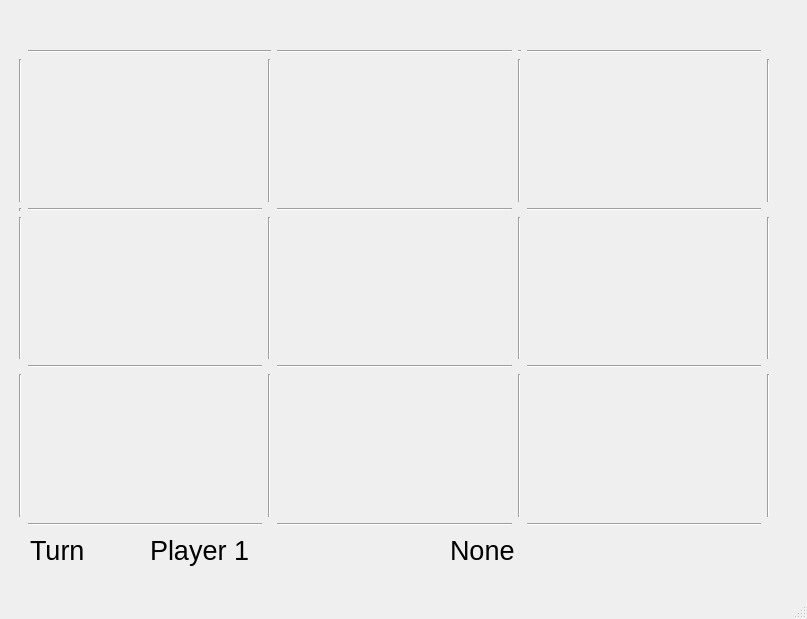
<?xml version="1.0" encoding="UTF-8"?>
<ui version="4.0">
 <class>TicTacToegame</class>
 <widget class="QMainWindow" name="TicTacToegame">
  <property name="geometry">
   <rect>
    <x>0</x>
    <y>0</y>
    <width>807</width>
    <height>619</height>
   </rect>
  </property>
  <property name="windowTitle">
   <string>TicTacToegame</string>
  </property>
  <widget class="QWidget" name="centralwidget">
   <widget class="QWidget" name="gridLayoutWidget">
    <property name="geometry">
     <rect>
      <x>19</x>
      <y>50</y>
      <width>751</width>
      <height>476</height>
     </rect>
    </property>
    <layout class="QGridLayout" name="gridLayout">
     <item row="3" column="0">
      <widget class="Line" name="line_25">
       <property name="orientation">
        <enum>Qt::Vertical</enum>
       </property>
      </widget>
     </item>
     <item row="1" column="6">
      <widget class="Line" name="line_21">
       <property name="orientation">
        <enum>Qt::Vertical</enum>
       </property>
      </widget>
     </item>
     <item row="1" column="1">
      <widget class="QPushButton" name="pushButton_1">
       <property name="sizePolicy">
        <sizepolicy hsizetype="Expanding" vsizetype="Expanding">
         <horstretch>0</horstretch>
         <verstretch>0</verstretch>
        </sizepolicy>
       </property>
       <property name="font">
        <font>
         <pointsize>60</pointsize>
        </font>
       </property>
       <property name="text">
        <string/>
       </property>
       <property name="flat">
        <bool>true</bool>
       </property>
      </widget>
     </item>
     <item row="5" column="1">
      <widget class="QPushButton" name="pushButton_7">
       <property name="sizePolicy">
        <sizepolicy hsizetype="Expanding" vsizetype="Expanding">
         <horstretch>0</horstretch>
         <verstretch>0</verstretch>
        </sizepolicy>
       </property>
       <property name="font">
        <font>
         <pointsize>60</pointsize>
        </font>
       </property>
       <property name="text">
        <string/>
       </property>
       <property name="flat">
        <bool>true</bool>
       </property>
      </widget>
     </item>
     <item row="2" column="0">
      <widget class="Line" name="line_12">
       <property name="orientation">
        <enum>Qt::Vertical</enum>
       </property>
      </widget>
     </item>
     <item row="3" column="4">
      <widget class="Line" name="line_16">
       <property name="orientation">
        <enum>Qt::Vertical</enum>
       </property>
      </widget>
     </item>
     <item row="5" column="5">
      <widget class="QPushButton" name="pushButton_9">
       <property name="sizePolicy">
        <sizepolicy hsizetype="Expanding" vsizetype="Expanding">
         <horstretch>0</horstretch>
         <verstretch>0</verstretch>
        </sizepolicy>
       </property>
       <property name="font">
        <font>
         <pointsize>60</pointsize>
        </font>
       </property>
       <property name="text">
        <string/>
       </property>
       <property name="flat">
        <bool>true</bool>
       </property>
      </widget>
     </item>
     <item row="5" column="0">
      <widget class="Line" name="line_11">
       <property name="orientation">
        <enum>Qt::Vertical</enum>
       </property>
      </widget>
     </item>
     <item row="1" column="0">
      <widget class="Line" name="line_13">
       <property name="orientation">
        <enum>Qt::Vertical</enum>
       </property>
      </widget>
     </item>
     <item row="3" column="2">
      <widget class="Line" name="line_15">
       <property name="orientation">
        <enum>Qt::Vertical</enum>
       </property>
      </widget>
     </item>
     <item row="6" column="5">
      <widget class="Line" name="line_9">
       <property name="orientation">
        <enum>Qt::Horizontal</enum>
       </property>
      </widget>
     </item>
     <item row="3" column="1">
      <widget class="QPushButton" name="pushButton_4">
       <property name="sizePolicy">
        <sizepolicy hsizetype="Expanding" vsizetype="Expanding">
         <horstretch>0</horstretch>
         <verstretch>0</verstretch>
        </sizepolicy>
       </property>
       <property name="font">
        <font>
         <pointsize>60</pointsize>
        </font>
       </property>
       <property name="text">
        <string/>
       </property>
       <property name="flat">
        <bool>true</bool>
       </property>
      </widget>
     </item>
     <item row="3" column="6">
      <widget class="Line" name="line_20">
       <property name="orientation">
        <enum>Qt::Vertical</enum>
       </property>
      </widget>
     </item>
     <item row="1" column="3">
      <widget class="QPushButton" name="pushButton_2">
       <property name="sizePolicy">
        <sizepolicy hsizetype="Expanding" vsizetype="Expanding">
         <horstretch>0</horstretch>
         <verstretch>0</verstretch>
        </sizepolicy>
       </property>
       <property name="font">
        <font>
         <pointsize>60</pointsize>
        </font>
       </property>
       <property name="text">
        <string/>
       </property>
       <property name="flat">
        <bool>true</bool>
       </property>
      </widget>
     </item>
     <item row="5" column="6">
      <widget class="Line" name="line_19">
       <property name="orientation">
        <enum>Qt::Vertical</enum>
       </property>
      </widget>
     </item>
     <item row="0" column="3">
      <widget class="Line" name="line_23">
       <property name="orientation">
        <enum>Qt::Horizontal</enum>
       </property>
      </widget>
     </item>
     <item row="0" column="4">
      <widget class="Line" name="line_24">
       <property name="orientation">
        <enum>Qt::Horizontal</enum>
       </property>
      </widget>
     </item>
     <item row="6" column="3">
      <widget class="Line" name="line_8">
       <property name="orientation">
        <enum>Qt::Horizontal</enum>
       </property>
      </widget>
     </item>
     <item row="3" column="3">
      <widget class="QPushButton" name="pushButton_5">
       <property name="sizePolicy">
        <sizepolicy hsizetype="Expanding" vsizetype="Expanding">
         <horstretch>0</horstretch>
         <verstretch>0</verstretch>
        </sizepolicy>
       </property>
       <property name="font">
        <font>
         <pointsize>60</pointsize>
        </font>
       </property>
       <property name="text">
        <string/>
       </property>
       <property name="flat">
        <bool>true</bool>
       </property>
      </widget>
     </item>
     <item row="1" column="2">
      <widget class="Line" name="line_14">
       <property name="orientation">
        <enum>Qt::Vertical</enum>
       </property>
      </widget>
     </item>
     <item row="1" column="4">
      <widget class="Line" name="line_18">
       <property name="orientation">
        <enum>Qt::Vertical</enum>
       </property>
      </widget>
     </item>
     <item row="3" column="5">
      <widget class="QPushButton" name="pushButton_6">
       <property name="sizePolicy">
        <sizepolicy hsizetype="Expanding" vsizetype="Expanding">
         <horstretch>0</horstretch>
         <verstretch>0</verstretch>
        </sizepolicy>
       </property>
       <property name="font">
        <font>
         <pointsize>60</pointsize>
        </font>
       </property>
       <property name="text">
        <string/>
       </property>
       <property name="flat">
        <bool>true</bool>
       </property>
      </widget>
     </item>
     <item row="5" column="4">
      <widget class="Line" name="line_17">
       <property name="orientation">
        <enum>Qt::Vertical</enum>
       </property>
      </widget>
     </item>
     <item row="2" column="5">
      <widget class="Line" name="line_3">
       <property name="orientation">
        <enum>Qt::Horizontal</enum>
       </property>
      </widget>
     </item>
     <item row="6" column="1">
      <widget class="Line" name="line_7">
       <property name="orientation">
        <enum>Qt::Horizontal</enum>
       </property>
      </widget>
     </item>
     <item row="4" column="1">
      <widget class="Line" name="line_4">
       <property name="orientation">
        <enum>Qt::Horizontal</enum>
       </property>
      </widget>
     </item>
     <item row="1" column="5">
      <widget class="QPushButton" name="pushButton_3">
       <property name="sizePolicy">
        <sizepolicy hsizetype="Expanding" vsizetype="Expanding">
         <horstretch>0</horstretch>
         <verstretch>0</verstretch>
        </sizepolicy>
       </property>
       <property name="font">
        <font>
         <pointsize>60</pointsize>
        </font>
       </property>
       <property name="text">
        <string/>
       </property>
       <property name="flat">
        <bool>true</bool>
       </property>
      </widget>
     </item>
     <item row="0" column="5">
      <widget class="Line" name="line_26">
       <property name="orientation">
        <enum>Qt::Horizontal</enum>
       </property>
      </widget>
     </item>
     <item row="5" column="2">
      <widget class="Line" name="line_10">
       <property name="orientation">
        <enum>Qt::Vertical</enum>
       </property>
      </widget>
     </item>
     <item row="2" column="3">
      <widget class="Line" name="line_2">
       <property name="orientation">
        <enum>Qt::Horizontal</enum>
       </property>
      </widget>
     </item>
     <item row="4" column="5">
      <widget class="Line" name="line_6">
       <property name="orientation">
        <enum>Qt::Horizontal</enum>
       </property>
      </widget>
     </item>
     <item row="5" column="3">
      <widget class="QPushButton" name="pushButton_8">
       <property name="sizePolicy">
        <sizepolicy hsizetype="Expanding" vsizetype="Expanding">
         <horstretch>0</horstretch>
         <verstretch>0</verstretch>
        </sizepolicy>
       </property>
       <property name="font">
        <font>
         <pointsize>60</pointsize>
        </font>
       </property>
       <property name="text">
        <string/>
       </property>
       <property name="flat">
        <bool>true</bool>
       </property>
      </widget>
     </item>
     <item row="0" column="1" colspan="2">
      <widget class="Line" name="line_22">
       <property name="orientation">
        <enum>Qt::Horizontal</enum>
       </property>
      </widget>
     </item>
     <item row="4" column="3">
      <widget class="Line" name="line_5">
       <property name="orientation">
        <enum>Qt::Horizontal</enum>
       </property>
      </widget>
     </item>
     <item row="2" column="1">
      <widget class="Line" name="line">
       <property name="orientation">
        <enum>Qt::Horizontal</enum>
       </property>
      </widget>
     </item>
    </layout>
   </widget>
   <widget class="QLabel" name="label">
    <property name="geometry">
     <rect>
      <x>30</x>
      <y>520</y>
      <width>81</width>
      <height>61</height>
     </rect>
    </property>
    <property name="font">
     <font>
      <pointsize>20</pointsize>
     </font>
    </property>
    <property name="text">
     <string>Turn</string>
    </property>
   </widget>
   <widget class="QLabel" name="label_2">
    <property name="geometry">
     <rect>
      <x>150</x>
      <y>520</y>
      <width>241</width>
      <height>61</height>
     </rect>
    </property>
    <property name="font">
     <font>
      <pointsize>20</pointsize>
     </font>
    </property>
    <property name="text">
     <string>Player 1</string>
    </property>
   </widget>
   <widget class="QLabel" name="label_3">
    <property name="geometry">
     <rect>
      <x>450</x>
      <y>520</y>
      <width>321</width>
      <height>61</height>
     </rect>
    </property>
    <property name="font">
     <font>
      <pointsize>20</pointsize>
     </font>
    </property>
    <property name="text">
     <string>None</string>
    </property>
   </widget>
  </widget>
  <widget class="QMenuBar" name="menubar">
   <property name="geometry">
    <rect>
     <x>0</x>
     <y>0</y>
     <width>807</width>
     <height>22</height>
    </rect>
   </property>
  </widget>
  <widget class="QStatusBar" name="statusbar"/>
 </widget>
 <resources/>
 <connections/>
</ui>
